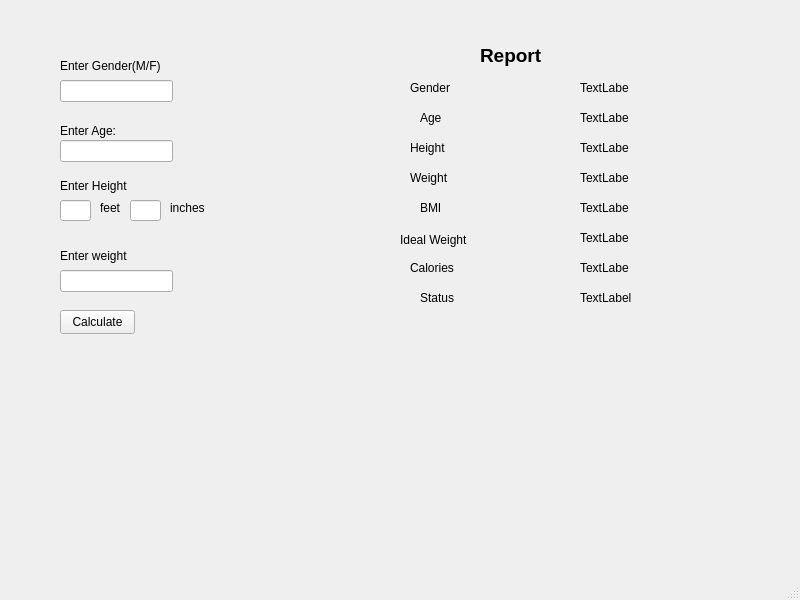
<?xml version="1.0" encoding="UTF-8"?>
<ui version="4.0">
 <class>MainWindow</class>
 <widget class="QMainWindow" name="MainWindow">
  <property name="geometry">
   <rect>
    <x>0</x>
    <y>0</y>
    <width>800</width>
    <height>600</height>
   </rect>
  </property>
  <property name="windowTitle">
   <string>MainWindow</string>
  </property>
  <widget class="QWidget" name="centralwidget">
   <widget class="QLabel" name="label_2">
    <property name="geometry">
     <rect>
      <x>60</x>
      <y>50</y>
      <width>121</width>
      <height>31</height>
     </rect>
    </property>
    <property name="text">
     <string>Enter Gender(M/F)</string>
    </property>
   </widget>
   <widget class="QLabel" name="label_3">
    <property name="geometry">
     <rect>
      <x>60</x>
      <y>120</y>
      <width>101</width>
      <height>21</height>
     </rect>
    </property>
    <property name="text">
     <string>Enter Age:</string>
    </property>
   </widget>
   <widget class="QLabel" name="label_4">
    <property name="geometry">
     <rect>
      <x>60</x>
      <y>170</y>
      <width>81</width>
      <height>31</height>
     </rect>
    </property>
    <property name="text">
     <string>Enter Height</string>
    </property>
   </widget>
   <widget class="QLabel" name="label_5">
    <property name="geometry">
     <rect>
      <x>60</x>
      <y>240</y>
      <width>81</width>
      <height>31</height>
     </rect>
    </property>
    <property name="text">
     <string>Enter weight</string>
    </property>
   </widget>
   <widget class="QLineEdit" name="txt_gender">
    <property name="geometry">
     <rect>
      <x>60</x>
      <y>80</y>
      <width>113</width>
      <height>22</height>
     </rect>
    </property>
   </widget>
   <widget class="QLineEdit" name="txt_age">
    <property name="geometry">
     <rect>
      <x>60</x>
      <y>140</y>
      <width>113</width>
      <height>22</height>
     </rect>
    </property>
   </widget>
   <widget class="QLineEdit" name="txt_feet">
    <property name="geometry">
     <rect>
      <x>60</x>
      <y>200</y>
      <width>31</width>
      <height>21</height>
     </rect>
    </property>
   </widget>
   <widget class="QLineEdit" name="txt_weight">
    <property name="geometry">
     <rect>
      <x>60</x>
      <y>270</y>
      <width>113</width>
      <height>22</height>
     </rect>
    </property>
   </widget>
   <widget class="QPushButton" name="pushButton_2">
    <property name="geometry">
     <rect>
      <x>60</x>
      <y>310</y>
      <width>75</width>
      <height>24</height>
     </rect>
    </property>
    <property name="text">
     <string>Calculate</string>
    </property>
   </widget>
   <widget class="QLineEdit" name="txt_inch">
    <property name="geometry">
     <rect>
      <x>130</x>
      <y>200</y>
      <width>31</width>
      <height>21</height>
     </rect>
    </property>
   </widget>
   <widget class="QLabel" name="label">
    <property name="geometry">
     <rect>
      <x>100</x>
      <y>200</y>
      <width>21</width>
      <height>16</height>
     </rect>
    </property>
    <property name="text">
     <string>feet</string>
    </property>
   </widget>
   <widget class="QLabel" name="label_6">
    <property name="geometry">
     <rect>
      <x>170</x>
      <y>200</y>
      <width>49</width>
      <height>16</height>
     </rect>
    </property>
    <property name="text">
     <string>inches</string>
    </property>
   </widget>
   <widget class="QLabel" name="label_7">
    <property name="geometry">
     <rect>
      <x>400</x>
      <y>230</y>
      <width>71</width>
      <height>20</height>
     </rect>
    </property>
    <property name="text">
     <string>Ideal Weight</string>
    </property>
   </widget>
   <widget class="QLabel" name="lbl_ideal">
    <property name="geometry">
     <rect>
      <x>580</x>
      <y>230</y>
      <width>49</width>
      <height>16</height>
     </rect>
    </property>
    <property name="text">
     <string>TextLabel</string>
    </property>
   </widget>
   <widget class="QLabel" name="lbl_cal">
    <property name="geometry">
     <rect>
      <x>580</x>
      <y>260</y>
      <width>49</width>
      <height>16</height>
     </rect>
    </property>
    <property name="text">
     <string>TextLabel</string>
    </property>
   </widget>
   <widget class="QLabel" name="label_10">
    <property name="geometry">
     <rect>
      <x>410</x>
      <y>80</y>
      <width>49</width>
      <height>16</height>
     </rect>
    </property>
    <property name="text">
     <string>Gender</string>
    </property>
   </widget>
   <widget class="QLabel" name="lbl_gender">
    <property name="geometry">
     <rect>
      <x>580</x>
      <y>80</y>
      <width>49</width>
      <height>16</height>
     </rect>
    </property>
    <property name="text">
     <string>TextLabel</string>
    </property>
   </widget>
   <widget class="QLabel" name="lbl_age">
    <property name="geometry">
     <rect>
      <x>580</x>
      <y>110</y>
      <width>49</width>
      <height>16</height>
     </rect>
    </property>
    <property name="text">
     <string>TextLabel</string>
    </property>
   </widget>
   <widget class="QLabel" name="label_8">
    <property name="geometry">
     <rect>
      <x>410</x>
      <y>260</y>
      <width>49</width>
      <height>16</height>
     </rect>
    </property>
    <property name="text">
     <string>Calories</string>
    </property>
   </widget>
   <widget class="QLabel" name="label_17">
    <property name="geometry">
     <rect>
      <x>480</x>
      <y>40</y>
      <width>101</width>
      <height>31</height>
     </rect>
    </property>
    <property name="lineWidth">
     <number>3</number>
    </property>
    <property name="midLineWidth">
     <number>3</number>
    </property>
    <property name="text">
     <string>&lt;html&gt;&lt;head/&gt;&lt;body&gt;&lt;p&gt;&lt;span style=&quot; font-size:14pt; font-weight:700;&quot;&gt;Report&lt;/span&gt;&lt;/p&gt;&lt;/body&gt;&lt;/html&gt;</string>
    </property>
   </widget>
   <widget class="QLabel" name="label_14">
    <property name="geometry">
     <rect>
      <x>420</x>
      <y>290</y>
      <width>49</width>
      <height>16</height>
     </rect>
    </property>
    <property name="text">
     <string>Status</string>
    </property>
   </widget>
   <widget class="QLabel" name="label_12">
    <property name="geometry">
     <rect>
      <x>410</x>
      <y>140</y>
      <width>49</width>
      <height>16</height>
     </rect>
    </property>
    <property name="text">
     <string>Height</string>
    </property>
   </widget>
   <widget class="QLabel" name="label_9">
    <property name="geometry">
     <rect>
      <x>420</x>
      <y>110</y>
      <width>49</width>
      <height>16</height>
     </rect>
    </property>
    <property name="text">
     <string>Age</string>
    </property>
   </widget>
   <widget class="QLabel" name="lbl_stat">
    <property name="geometry">
     <rect>
      <x>580</x>
      <y>290</y>
      <width>151</width>
      <height>16</height>
     </rect>
    </property>
    <property name="text">
     <string>TextLabel</string>
    </property>
   </widget>
   <widget class="QLabel" name="lbl_weight">
    <property name="geometry">
     <rect>
      <x>580</x>
      <y>170</y>
      <width>49</width>
      <height>16</height>
     </rect>
    </property>
    <property name="text">
     <string>TextLabel</string>
    </property>
   </widget>
   <widget class="QLabel" name="lbl_bmi">
    <property name="geometry">
     <rect>
      <x>580</x>
      <y>200</y>
      <width>49</width>
      <height>16</height>
     </rect>
    </property>
    <property name="text">
     <string>TextLabel</string>
    </property>
   </widget>
   <widget class="QLabel" name="label_13">
    <property name="geometry">
     <rect>
      <x>420</x>
      <y>200</y>
      <width>49</width>
      <height>16</height>
     </rect>
    </property>
    <property name="text">
     <string>BMI</string>
    </property>
   </widget>
   <widget class="QLabel" name="label_11">
    <property name="geometry">
     <rect>
      <x>410</x>
      <y>170</y>
      <width>49</width>
      <height>16</height>
     </rect>
    </property>
    <property name="text">
     <string>Weight</string>
    </property>
   </widget>
   <widget class="QLabel" name="lbl_height">
    <property name="geometry">
     <rect>
      <x>580</x>
      <y>140</y>
      <width>49</width>
      <height>16</height>
     </rect>
    </property>
    <property name="text">
     <string>TextLabel</string>
    </property>
   </widget>
  </widget>
  <widget class="QMenuBar" name="menubar">
   <property name="geometry">
    <rect>
     <x>0</x>
     <y>0</y>
     <width>800</width>
     <height>22</height>
    </rect>
   </property>
  </widget>
  <widget class="QStatusBar" name="statusbar"/>
 </widget>
 <resources/>
 <connections/>
</ui>
